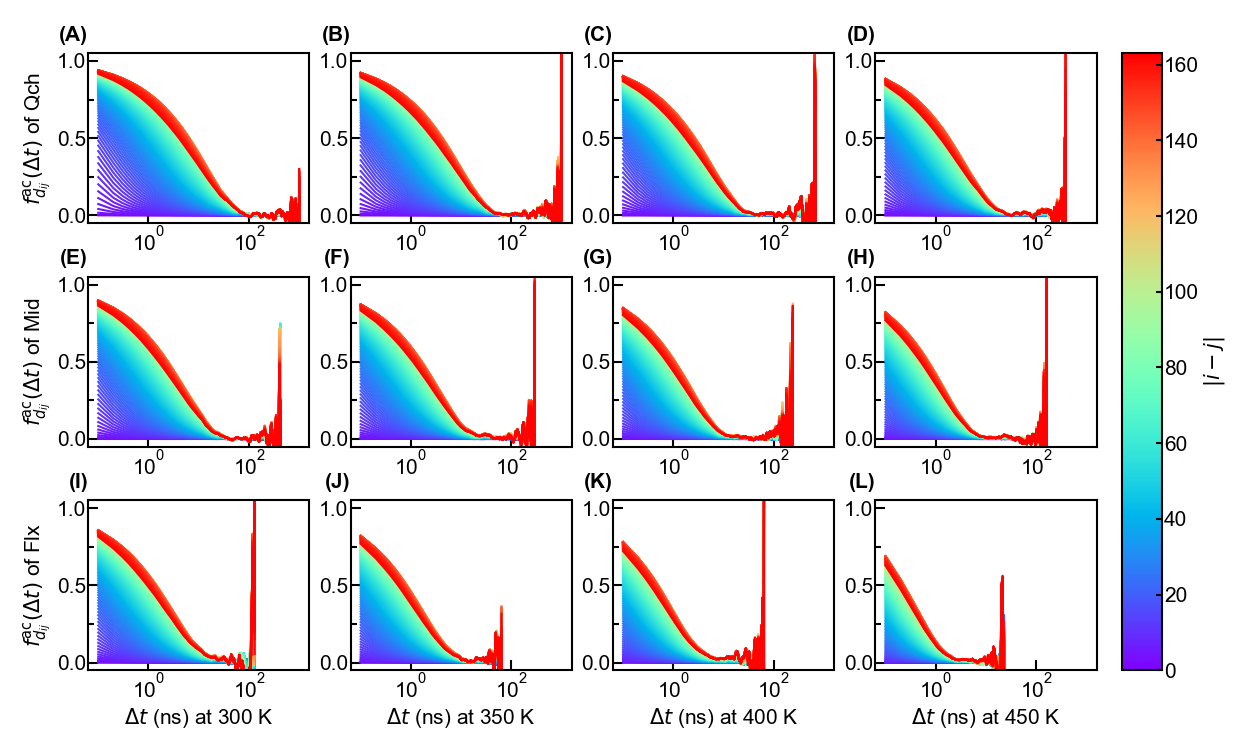

Recreate this plot in Python.
"""Import Modules"""
import numpy as np
from scipy.optimize import curve_fit
import random
import matplotlib.pyplot as plt
import matplotlib.cm as cm
from matplotlib.colors import LinearSegmentedColormap,ListedColormap
import matplotlib.ticker as ticker
from mpl_toolkits.axes_grid1 import make_axes_locatable
from matplotlib.pyplot import MultipleLocator
from matplotlib.collections import LineCollection
from matplotlib import colors
from matplotlib.ticker import LogLocator,LogFormatter,AutoMinorLocator
import sys
sys.path.append('D:\\Work\\Code\\Functions')
sys.path.append('/hpc2hdd/home/cfeng593/opt/mypylib')
sys.path.append('/hpc2hdd/home/chu-amat/cbfengphy/functions')
from pyw import pyw

"""Set Arguments"""
file='../../autocor/proc_autocor_dist_in.npz'
figname='autocor_dist_in'
mdls=['1.55sgm_1.0sgm','1.5sgm_0.82sgm','1.37sgm_0.6sgm']
Mdls=['Qch','Mid','Flx']
nmd=len(mdls)
Ts=[300.0,350.0,400.0,450.0]
nT=len(Ts)
nfr=10000
nch=100
nat=163
dt=10e-6*10000 ### ns

"""Read Data"""
t=np.arange(nfr)*dt
q=np.load(file)
ac_mean=q['ac_mean']
t_relxe_mean=q['t_relxe_mean']

"""Plot"""
fig,axs=plt.subplots(nmd,nT,figsize=(25,15))
marglft=0.5
margrig=0.5
margbot=0.5
margtop=0.5
spcwth=0.2
spchei=-0.1
cbarwth=0.8
cbarspcwth=0.5
wth=3
font={'family':'Arial','size':30}
lenmaj=15
lenmin=8
lenbar=8
xtick=0
ytick=0.5
ctick=1
cmap=plt.cm.rainbow
norm=colors.Normalize(vmin=0,vmax=nat)
ann=[['(A)','(B)','(C)','(D)'],['(E)','(F)','(G)','(H)'],['(I)','(J)','(K)','(L)']]

for i in range(nmd):
    for j in range(nT):
        ax=axs[i,j]
        ax.annotate(ann[i][j],xy=(0.0,1.05),xycoords='axes fraction',fontfamily=font['family'],fontsize=font['size'],fontweight='bold',va='bottom',ha='right')
        for k in range(nat):
            ax.plot(t[1:],ac_mean[i,j,1:,k],color=cmap(norm(k)),linewidth=wth)
            ax.plot(t[1:],[1.0]*(nfr-1),linewidth=0)
        ax.autoscale()
        ax.minorticks_on()
        ax.tick_params(axis='both',which='major',direction='in',width=wth,length=lenmaj,labelfontfamily=font['family'],labelsize=font['size'])
        ax.tick_params(axis='x',which='minor',direction='in',width=wth,length=0,labelfontfamily=font['family'],labelsize=font['size'])
        ax.tick_params(axis='y',which='minor',direction='in',width=wth,length=lenmin,labelfontfamily=font['family'],labelsize=font['size'])
        ax.xaxis.set_minor_locator(AutoMinorLocator(0))
        ax.yaxis.set_major_locator(MultipleLocator(ytick))
        ax.yaxis.set_minor_locator(AutoMinorLocator(2))
        ax.spines['bottom'].set_linewidth(wth)
        ax.spines['top'].set_linewidth(wth)
        ax.spines['left'].set_linewidth(wth)
        ax.spines['right'].set_linewidth(wth)
        if i==nmd-1:
            ax.set_xlabel('$\\Delta{}t$ (ns) at %d K'%Ts[j],fontdict=font)
        if j==0:
            ax.set_ylabel('$f^\\mathrm{ac}_{d_{ij}}(\\Delta{t})$ of %s'%Mdls[i],fontdict=font)
        ax.set_xscale('log')
        ax.set_ylim(-0.05,1.05)

top=axs[0,-1].get_position().y1
bot=axs[-1,-1].get_position().y0
cbar_ax=fig.add_axes([1.0,bot,0.1,top-bot])
sm=plt.cm.ScalarMappable(cmap=cmap,norm=norm)
sm.set_array([])
cbar=plt.colorbar(sm,cax=cbar_ax)
cbar.set_label('$|i-j|$',fontdict=font)
# cbar.ax1.yaxis.set_major_locator(LogLocator(subs='all'))  ### For color parameters with small range, without spanning multiple orders of magnitude.
# cbar.ax1.yaxis.set_major_formatter(LogFormatter(minor_thresholds=(2,1))) ### For color parameters with small range, without spanning multiple orders of magnitude.
cbar.ax.tick_params(direction='in',width=wth,length=lenmin,labelfontfamily=font['family'],labelsize=font['size'])
cbar.outline.set_linewidth(wth)

fig.canvas.draw()
tight_bbox=fig.get_tightbbox(fig.canvas.get_renderer())
alllft=tight_bbox.x0
allrig=tight_bbox.x1
allbot=tight_bbox.y0
alltop=tight_bbox.y1
figwth,fighei=fig.get_size_inches()
boxlft=np.inf
boxrig=-np.inf
boxbot=np.inf
boxtop=-np.inf
for ax in fig.axes:    
    pos=ax.get_position()
    left=pos.x0*figwth
    right=left+pos.width*figwth
    bottom=pos.y0*fighei
    top=bottom+pos.height*fighei
    boxlft=min(boxlft,left)
    boxrig=max(boxrig,right)
    boxbot=min(boxbot,bottom)
    boxtop=max(boxtop,top)
pos=cbar.ax.get_position()
boxrig=max(boxrig,(pos.x0+pos.width)*figwth)
outlft=boxlft-alllft
outrig=allrig-boxrig
outbot=boxbot-allbot
outtop=alltop-boxtop

axs_2d=np.atleast_2d(axs)
nrows,ncols=np.shape(axs_2d)
outlfts=np.zeros((nrows,ncols))
outrigs=np.zeros((nrows,ncols))
outbots=np.zeros((nrows,ncols))
outtops=np.zeros((nrows,ncols))
dpi=fig.dpi 
for i in range(nrows):
    for j in range(ncols):
        ax=axs_2d[i,j]
        ref_bounds=ax.get_position().bounds
        alllft,allrig=np.inf,-np.inf
        allbot,alltop=np.inf,-np.inf
        for a in fig.axes:
            if a.get_position().bounds==ref_bounds:
                tight_bbox=a.get_tightbbox(fig.canvas.get_renderer())   # 点坐标
                alllft=min(alllft,tight_bbox.x0/dpi)
                allrig=max(allrig,tight_bbox.x1/dpi)
                allbot=min(allbot,tight_bbox.y0/dpi)
                alltop=max(alltop,tight_bbox.y1/dpi)
        boxlft=ref_bounds[0]*figwth
        boxrig=(ref_bounds[0]+ref_bounds[2])*figwth
        boxbot=ref_bounds[1]*fighei
        boxtop=(ref_bounds[1]+ref_bounds[3])*fighei
        outlfts[i,j]=boxlft-alllft
        outrigs[i,j]=allrig-boxrig
        outbots[i,j]=boxbot-allbot
        outtops[i,j]=alltop-boxtop

if ncols>1:
    spcwth+=np.max(outrigs[:,:-1]+outlfts[:,1:])
if nrows>1:
    spchei+=np.max(outbots[:-1,:]+outtops[1:,:])
plt.subplots_adjust(left=(marglft+outlft)/figwth,
                    right=1.0-(margrig+outrig+cbarwth+cbarspcwth)/figwth,
                    bottom=(margbot+outbot)/fighei,
                    top=1.0-(margtop+outtop)/fighei,
                    hspace=nrows*spchei/(fighei-margbot-outbot-margtop-outtop-(nrows-1)*spchei),
                    wspace=ncols*spcwth/(figwth-marglft-outlft-margrig-outrig-cbarwth-cbarspcwth-(ncols-1)*spcwth))
cbar.ax.set_position([1.0-(margrig+outrig+cbarwth)/figwth,(margbot+outbot)/fighei,cbarwth/figwth,1.0-(margtop+outtop+margbot+outbot)/fighei])

plt.savefig(f'{figname}.png',format='png',dpi=50)
plt.savefig(f'{figname}.pdf',format='pdf')
# plt.show()

fig,axs=plt.subplots(1,nT,figsize=(25,8))
marglft=0.5
margrig=0.5
margbot=0.5
margtop=0.5
spcwth=0.2
spchei=-0.1
cbarwth=0.0
cbarspcwth=0.0
wth=3
font={'family':'Arial','size':30}
lenmaj=15
lenmin=8
lenbar=8
xtick=50
ytick=5
ctick=1
ann=['(A)','(B)','(C)','(D)']
clrs=['r','g','b']

for i in range(nT):
    ax=axs[i]
    ax.annotate(ann[i],xy=(0.0,1.05),xycoords='axes fraction',fontfamily=font['family'],fontsize=font['size'],fontweight='bold',va='bottom',ha='right')
    for j in range(nmd):
        ax.plot(t_relxe_mean[j,i],color=clrs[j],linewidth=wth,label=Mdls[j])
    ax.autoscale()
    ax.minorticks_on()
    ax.tick_params(axis='both',which='major',direction='in',width=wth,length=lenmaj,labelfontfamily=font['family'],labelsize=font['size'])
    ax.tick_params(axis='both',which='minor',direction='in',width=wth,length=lenmin,labelfontfamily=font['family'],labelsize=font['size'])
    ax.xaxis.set_major_locator(MultipleLocator(xtick))
    ax.xaxis.set_minor_locator(AutoMinorLocator(2))
    ax.yaxis.set_major_locator(MultipleLocator(ytick))
    ax.yaxis.set_minor_locator(AutoMinorLocator(2))
    ax.spines['bottom'].set_linewidth(wth)
    ax.spines['top'].set_linewidth(wth)
    ax.spines['left'].set_linewidth(wth)
    ax.spines['right'].set_linewidth(wth)
    ax.set_xlabel('$|i-j|$ at %i K'%Ts[i],fontdict=font)
    if i==0:
        ax.set_ylabel('$\\tau(d_{ij})$ (ns)',fontdict=font)
        leg=ax.legend(loc='best',handlelength=0.0,handletextpad=0.0,prop={'family':font['family'],'size':font['size']})
        for hnd,txt in zip(leg.legend_handles,leg.get_texts()):
            txt.set_color(hnd.get_color())

ylims=[axs[i].get_ylim() for i in range(nT)]
for i in range(nT):
    axs[i].set_ylim(np.min(ylims),np.max(ylims))

fig.canvas.draw()
tight_bbox=fig.get_tightbbox(fig.canvas.get_renderer())
alllft=tight_bbox.x0
allrig=tight_bbox.x1
allbot=tight_bbox.y0
alltop=tight_bbox.y1
figwth,fighei=fig.get_size_inches()
boxlft=np.inf
boxrig=-np.inf
boxbot=np.inf
boxtop=-np.inf
for ax in fig.axes:    
    pos=ax.get_position()
    left=pos.x0*figwth
    right=left+pos.width*figwth
    bottom=pos.y0*fighei
    top=bottom+pos.height*fighei
    boxlft=min(boxlft,left)
    boxrig=max(boxrig,right)
    boxbot=min(boxbot,bottom)
    boxtop=max(boxtop,top)
outlft=boxlft-alllft
outrig=allrig-boxrig
outbot=boxbot-allbot
outtop=alltop-boxtop

axs_2d=np.atleast_2d(axs)
nrows,ncols=np.shape(axs_2d)
outlfts=np.zeros((nrows,ncols))
outrigs=np.zeros((nrows,ncols))
outbots=np.zeros((nrows,ncols))
outtops=np.zeros((nrows,ncols))
dpi=fig.dpi 
for i in range(nrows):
    for j in range(ncols):
        ax=axs_2d[i,j]
        ref_bounds=ax.get_position().bounds
        alllft,allrig=np.inf,-np.inf
        allbot,alltop=np.inf,-np.inf
        for a in fig.axes:
            if a.get_position().bounds==ref_bounds:
                tight_bbox=a.get_tightbbox(fig.canvas.get_renderer())   # 点坐标
                alllft=min(alllft,tight_bbox.x0/dpi)
                allrig=max(allrig,tight_bbox.x1/dpi)
                allbot=min(allbot,tight_bbox.y0/dpi)
                alltop=max(alltop,tight_bbox.y1/dpi)
        boxlft=ref_bounds[0]*figwth
        boxrig=(ref_bounds[0]+ref_bounds[2])*figwth
        boxbot=ref_bounds[1]*fighei
        boxtop=(ref_bounds[1]+ref_bounds[3])*fighei
        outlfts[i,j]=boxlft-alllft
        outrigs[i,j]=allrig-boxrig
        outbots[i,j]=boxbot-allbot
        outtops[i,j]=alltop-boxtop

if ncols>1:
    spcwth+=np.max(outrigs[:,:-1]+outlfts[:,1:])
if nrows>1:
    spchei+=np.max(outbots[:-1,:]+outtops[1:,:])
plt.subplots_adjust(left=(marglft+outlft)/figwth,
                    right=1.0-(margrig+outrig+cbarwth+cbarspcwth)/figwth,
                    bottom=(margbot+outbot)/fighei,
                    top=1.0-(margtop+outtop)/fighei,
                    hspace=nrows*spchei/(fighei-margbot-outbot-margtop-outtop-(nrows-1)*spchei),
                    wspace=ncols*spcwth/(figwth-marglft-outlft-margrig-outrig-cbarwth-cbarspcwth-(ncols-1)*spcwth))

plt.savefig(f'{figname}_1.png',format='png',dpi=50)
plt.savefig(f'{figname}_1.pdf',format='pdf')
# plt.show()

fig,axs=plt.subplots(1,nmd,figsize=(25,8))
marglft=0.5
margrig=0.5
margbot=0.5
margtop=0.5
spcwth=0.2
spchei=-0.1
cbarwth=0.0
cbarspcwth=0.0
wth=3
font={'family':'Arial','size':30}
lenmaj=15
lenmin=8
lenbar=8
xtick=50
ytick=5
ctick=1
color=[(0.0,0.0,0.0),(1.0,0.0,0.0),(1.0,0.5,0.0)]
nodes=[0/3,2/3,3/3]
cmap=LinearSegmentedColormap.from_list('custom_cmap',list(zip(nodes,color)))
ann=['(A)','(B)','(C)']

for i in range(nmd):
    ax=axs[i]
    ax.annotate(ann[i],xy=(0.0,1.05),xycoords='axes fraction',fontfamily=font['family'],fontsize=font['size'],fontweight='bold',va='bottom',ha='right')
    for j in range(nT):
        ax.plot(t_relxe_mean[i,j],color=cmap(j/(nT-1)),linewidth=wth,label='%i K'%Ts[j])
    ax.autoscale()
    ax.minorticks_on()
    ax.tick_params(axis='both',which='major',direction='in',width=wth,length=lenmaj,labelfontfamily=font['family'],labelsize=font['size'])
    ax.tick_params(axis='both',which='minor',direction='in',width=wth,length=lenmin,labelfontfamily=font['family'],labelsize=font['size'])
    ax.xaxis.set_major_locator(MultipleLocator(xtick))
    ax.xaxis.set_minor_locator(AutoMinorLocator(2))
    ax.yaxis.set_major_locator(MultipleLocator(ytick))
    ax.yaxis.set_minor_locator(AutoMinorLocator(2))
    ax.spines['bottom'].set_linewidth(wth)
    ax.spines['top'].set_linewidth(wth)
    ax.spines['left'].set_linewidth(wth)
    ax.spines['right'].set_linewidth(wth)
    ax.set_xlabel('$|i-j|$ of %s'%Mdls[i],fontdict=font)
    if i==0:
        ax.set_ylabel('$\\tau(d_{ij})$ (ns)',fontdict=font)
        leg=ax.legend(loc='best',handlelength=0.0,handletextpad=0.0,prop={'family':font['family'],'size':font['size']})
        for hnd,txt in zip(leg.legend_handles,leg.get_texts()):
            txt.set_color(hnd.get_color())

ylims=[axs[i].get_ylim() for i in range(nmd)]
for i in range(nmd):
    axs[i].set_ylim(np.min(ylims),np.max(ylims))

fig.canvas.draw()
tight_bbox=fig.get_tightbbox(fig.canvas.get_renderer())
alllft=tight_bbox.x0
allrig=tight_bbox.x1
allbot=tight_bbox.y0
alltop=tight_bbox.y1
figwth,fighei=fig.get_size_inches()
boxlft=np.inf
boxrig=-np.inf
boxbot=np.inf
boxtop=-np.inf
for ax in fig.axes:    
    pos=ax.get_position()
    left=pos.x0*figwth
    right=left+pos.width*figwth
    bottom=pos.y0*fighei
    top=bottom+pos.height*fighei
    boxlft=min(boxlft,left)
    boxrig=max(boxrig,right)
    boxbot=min(boxbot,bottom)
    boxtop=max(boxtop,top)
outlft=boxlft-alllft
outrig=allrig-boxrig
outbot=boxbot-allbot
outtop=alltop-boxtop

axs_2d=np.atleast_2d(axs)
nrows,ncols=np.shape(axs_2d)
outlfts=np.zeros((nrows,ncols))
outrigs=np.zeros((nrows,ncols))
outbots=np.zeros((nrows,ncols))
outtops=np.zeros((nrows,ncols))
dpi=fig.dpi 
for i in range(nrows):
    for j in range(ncols):
        ax=axs_2d[i,j]
        ref_bounds=ax.get_position().bounds
        alllft,allrig=np.inf,-np.inf
        allbot,alltop=np.inf,-np.inf
        for a in fig.axes:
            if a.get_position().bounds==ref_bounds:
                tight_bbox=a.get_tightbbox(fig.canvas.get_renderer())   # 点坐标
                alllft=min(alllft,tight_bbox.x0/dpi)
                allrig=max(allrig,tight_bbox.x1/dpi)
                allbot=min(allbot,tight_bbox.y0/dpi)
                alltop=max(alltop,tight_bbox.y1/dpi)
        boxlft=ref_bounds[0]*figwth
        boxrig=(ref_bounds[0]+ref_bounds[2])*figwth
        boxbot=ref_bounds[1]*fighei
        boxtop=(ref_bounds[1]+ref_bounds[3])*fighei
        outlfts[i,j]=boxlft-alllft
        outrigs[i,j]=allrig-boxrig
        outbots[i,j]=boxbot-allbot
        outtops[i,j]=alltop-boxtop

if ncols>1:
    spcwth+=np.max(outrigs[:,:-1]+outlfts[:,1:])
if nrows>1:
    spchei+=np.max(outbots[:-1,:]+outtops[1:,:])
plt.subplots_adjust(left=(marglft+outlft)/figwth,
                    right=1.0-(margrig+outrig+cbarwth+cbarspcwth)/figwth,
                    bottom=(margbot+outbot)/fighei,
                    top=1.0-(margtop+outtop)/fighei,
                    hspace=nrows*spchei/(fighei-margbot-outbot-margtop-outtop-(nrows-1)*spchei),
                    wspace=ncols*spcwth/(figwth-marglft-outlft-margrig-outrig-cbarwth-cbarspcwth-(ncols-1)*spcwth))

plt.savefig(f'{figname}_2.png',format='png',dpi=50)
plt.savefig(f'{figname}_2.pdf',format='pdf')
# plt.show()
